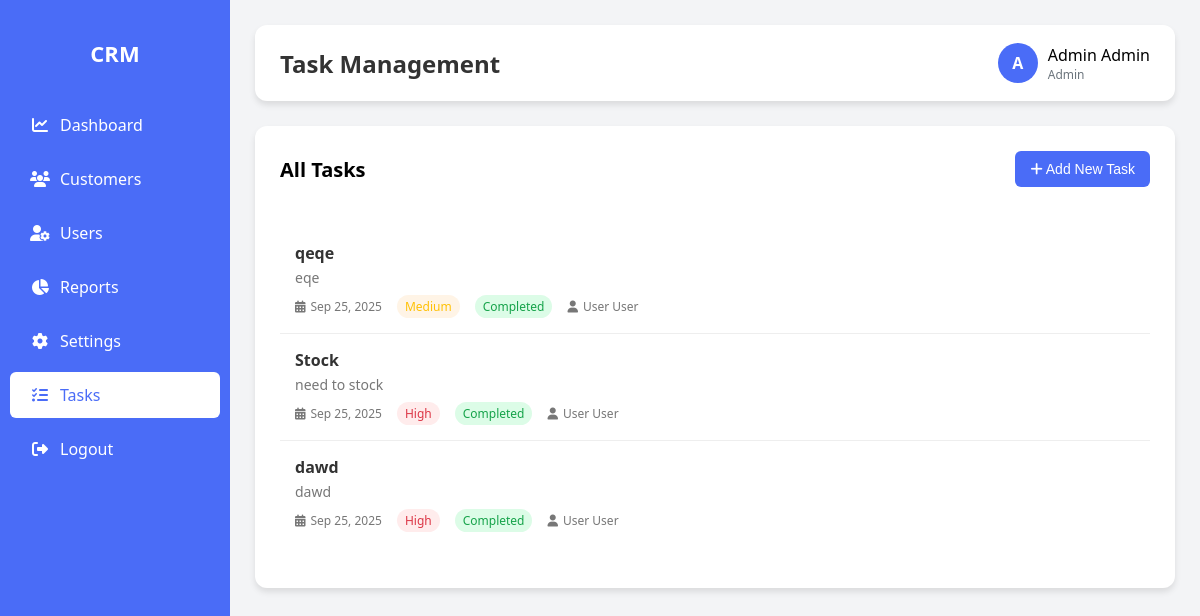
/task.php (signed in), run on the app's committed database.
### tables this page shows
CREATE TABLE `users` (
  `id` int(11) NOT NULL,
  `name` varchar(100) NOT NULL,
  `email` varchar(100) NOT NULL,
  `password` varchar(255) NOT NULL,
  `role` enum('admin','user') DEFAULT 'user',
  `created_at` timestamp NOT NULL DEFAULT current_timestamp(),
  `updated_at` timestamp NOT NULL DEFAULT current_timestamp() ON UPDATE current_timestamp()
);

CREATE TABLE `tasks` (
  `id` int(11) NOT NULL,
  `title` varchar(255) NOT NULL,
  `description` text DEFAULT NULL,
  `due_date` date NOT NULL,
  `priority` enum('low','medium','high') NOT NULL DEFAULT 'medium',
  `status` enum('pending','in-progress','completed') NOT NULL DEFAULT 'pending',
  `assigned_to` int(11) NOT NULL,
  `created_by` int(11) NOT NULL,
  `created_at` timestamp NOT NULL DEFAULT current_timestamp(),
  `updated_at` timestamp NOT NULL DEFAULT current_timestamp() ON UPDATE current_timestamp()
);

### functions.php (called while the page is built, shortened)
<?php
function getTasks() {
    global $conn;
    $role = $_SESSION['role'];
    $sql = "SELECT t.*, u.name as assigned_name, creator.name as created_by_name
            FROM tasks t
            JOIN users u ON t.assigned_to = u.id
            JOIN users creator ON t.created_by = creator.id";
    $sql .= " ORDER BY t.id DESC";
    $stmt = $conn->prepare($sql);
    $stmt->execute();
    $result = $stmt->get_result();
    $tasks = [];
    while ($row = $result->fetch_assoc()) {
        $tasks[] = $row;
    }
    return $tasks;
}
function getUserDetails($user_id) {
    global $conn;
    $sql = "SELECT * FROM users WHERE id = ?";
    $stmt = $conn->prepare($sql);
    $stmt->bind_param("i", $user_id);
    $stmt->execute();
    $result = $stmt->get_result();
    if ($result->num_rows > 0) {
        $user = $result->fetch_assoc();
        $name_parts = explode(' ', $user['name'], 2);
        $user['first_name'] = $name_parts[0] ?? '';
        $user['last_name'] = $name_parts[1] ?? '';
        return $user;
    }
    return null;
}
?>

### task.php (the view, shortened to what this page needs)
<?php
include 'config.php';
include 'functions.php';
$user_id = $_SESSION['user_id'];
$user = getUserDetails($user_id);
$role = $user['role'];
$user_name = $user['name'];
$tasks = getTasks();
?>
<!DOCTYPE html>
<html lang="en">
<head>
    <link rel="stylesheet" href="https://cdnjs.cloudflare.com/ajax/libs/font-awesome/6.4.0/css/all.min.css">
</head>
<body>
    <?php include 'sidebar.php'; ?>
    <div class="main-content">
        <div class="header">
            <h2>Task Management</h2>
            <div class="header-actions">
                 <div class="user-profile">
                    <div class="user-avatar"><?php echo strtoupper(substr($user_name, 0, 1)); ?></div>
                    <div>
                        <div style="font-weight: 500;"><?php echo htmlspecialchars($user_name); ?></div>
                        <div style="font-size: 12px; color: var(--secondary);"><?php echo ucfirst($role); ?></div>
                    </div>
                </div>
            </div>
        </div>
        <div class="card">
            <div class="card-header">
                <h2><?php echo ($role === 'admin') ? 'All Tasks' : 'My Tasks'; ?></h2>
                <?php if ($role === 'admin') : ?>
                    <button class="btn btn-primary" id="addTaskBtn"><i class="fas fa-plus"></i> Add New Task</button>
                <?php endif; ?>
            </div>
            <ul class="task-list" id="taskList">
                <?php if (!empty($tasks)): foreach ($tasks as $task): ?>
                <li class="task-item" data-id="<?php echo $task['id']; ?>">
                    <div class="task-content">
                        <div class="task-title"><?php echo htmlspecialchars($task['title']); ?></div>
                        <div class="task-description"><?php echo htmlspecialchars($task['description'] ?? ''); ?></div>
                        <div class="task-meta">
                            <div><i class="fas fa-calendar-alt"></i> <span><?php echo date("M j, Y", strtotime($task['due_date'])); ?></span></div>
                            <div class="task-priority priority-<?php echo $task['priority']; ?>"><?php echo ucfirst($task['priority']); ?></div>
                            <div class="task-status status-<?php echo $task['status']; ?>"><?php echo ucfirst(str_replace('-', ' ', $task['status'])); ?></div>
                            <?php if ($role === 'admin'): ?>
                            <div><i class="fas fa-user"></i> <?php echo htmlspecialchars($task['assigned_name']); ?></div>
                            <?php endif; ?>
                        </div>
                    </div>
                </li>
                <?php endforeach; endif; ?>
            </ul>
        </div>
    </div>
</body>
</html>

### task.php (style rules this page uses)
.header { background: white; padding: 18px 25px; border-radius: var(--border-radius); box-shadow: var(--box-shadow); margin-bottom: 25px; display: flex; justify-content: space-between; align-items: center; }
.header h2 { margin: 0; font-size: 24px; color: #333; }
.header-actions { display: flex; align-items: center; gap: 15px; }
.user-profile { display: flex; align-items: center; gap: 10px; }
.user-avatar { width: 40px; height: 40px; border-radius: 50%; background: var(--primary); color: white; display: flex; justify-content: center; align-items: center; font-weight: bold; }
.card { background: white; padding: 25px; border-radius: var(--border-radius); box-shadow: var(--box-shadow); }
.card-header { display: flex; justify-content: space-between; align-items: center; margin-bottom: 20px; }
.card-header h2 { margin: 0; font-size: 20px; }
.btn { padding: 10px 15px; border: none; border-radius: 6px; cursor: pointer; font-size: 14px; font-weight: 500; }
.btn-primary { background-color: var(--primary); color: white; }
.task-list { list-style: none; padding: 0; }
.task-item { display: flex; align-items: flex-start; gap: 15px; padding: 15px; border-bottom: 1px solid #eee; }
.task-item:last-child { border-bottom: none; }
.task-content { flex-grow: 1; }
.task-title { font-weight: 600; color: #333; }
.task-description { font-size: 14px; color: #777; margin: 4px 0; }
.task-meta { display: flex; align-items: center; gap: 15px; font-size: 12px; color: #777; margin-top: 8px; flex-wrap: wrap; }
.task-meta > div { display: flex; align-items: center; gap: 5px; }
.task-priority, .task-status { padding: 3px 8px; border-radius: 12px; font-weight: 500; }
.priority-high { background: #ffecec; color: var(--danger); }
.priority-medium { background: #fff4e6; color: var(--warning); }
.status-completed { background-color: #dcfce7; color: #16a34a; }

### sidebar.php (style rules this page uses)
:root { --primary: #4a6cf7; --primary-dark: #3a5ad9; --secondary: #6c757d; --success: #28a745; --warning: #ffc107; --danger: #dc3545; --light: #f8f9fa; --dark: #343a40; --sidebar-width: 230px; --border-radius: 12px; --box-shadow: 0 4px 6px rgba(0, 0, 0, 0.1); --transition: all 0.3s ease; }
body { margin: 0; font-family: 'Segoe UI', Tahoma, Geneva, Verdana, sans-serif; display: flex; min-height: 100vh; background: #f3f4f6; }
.main-content { flex: 1; overflow-y: auto; padding: 25px; }

### data on the page
users: name "A", name "Admin Admin"
tasks: title "qeqe", description "eqe", due_date "Sep 25, 2025", priority "Medium", status "Completed", assigned_to.name "User User"
tasks: title "Stock", description "need to stock", due_date "Sep 25, 2025", priority "High", status "Completed", assigned_to.name "User User"
tasks: title "dawd", description "dawd", due_date "Sep 25, 2025", priority "High", status "Completed", assigned_to.name "User User"

### other printed values
$role "Admin"
